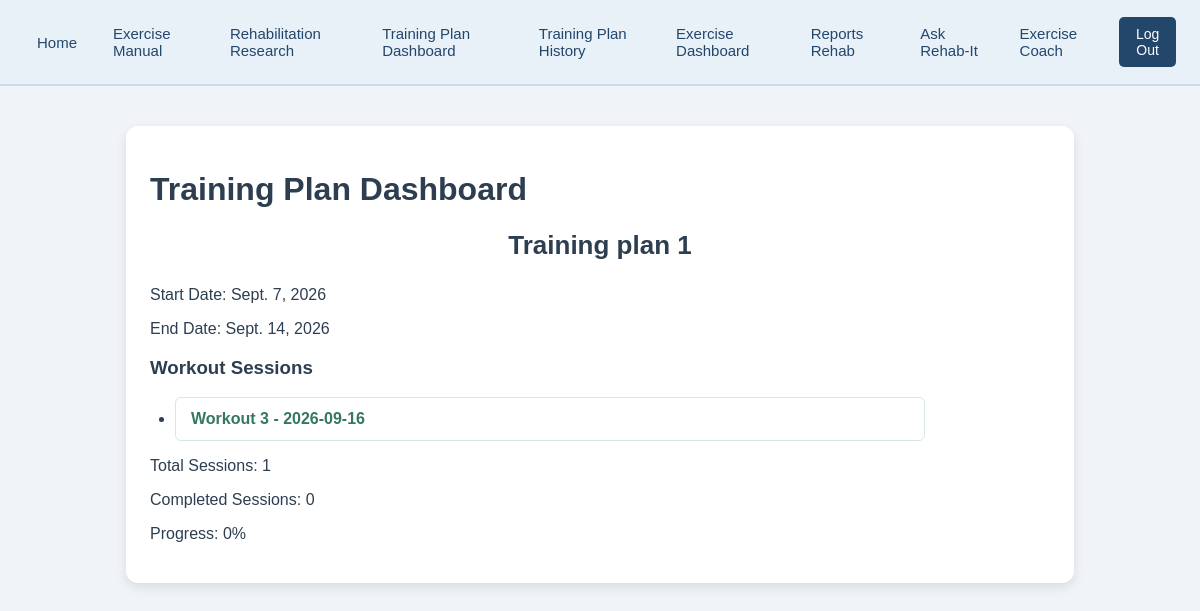
/training_plan_dashboard/ (signed in), run on the app's committed database.
### rehab/models.py (models this page shows, shortened)
class TrainingPlan(models.Model):
    training_plan_id = models.AutoField(primary_key=True)
    name = models.CharField(max_length=100)
    start_date = models.DateField()
    end_date = models.DateField()
    active = models.BooleanField(default=True)
    user_id = models.ForeignKey(User, on_delete=models.CASCADE)
    workout_sessions = models.ManyToManyField(WorkoutSession)
    class Meta:
        ordering = ["-start_date"]
        constraints = [
            models.UniqueConstraint(
                fields=["user_id", "name", "start_date"],
                name="unique_user_training_plan"
            )
        ]

class WorkoutSession(models.Model):
    workout_session_id = models.AutoField(primary_key=True)
    name = models.CharField(max_length=100, default="")
    date = models.DateField()
    completed = models.BooleanField(default=False)
    exercises = models.ManyToManyField(Exercise)
    def __str__(self):
        return f"{self.name} - {self.date}"
    class Meta:
        ordering = ["-date"]
        constraints = [
            models.UniqueConstraint(
                fields=["name", "date"],
                name="unique_workout_session_date"
            )
        ]

### rehab/views.py (the view)
# urls.py: path("training_plan_dashboard/", TrainingPlanDashboardView.as_view(), name="training_plan_dashboard"),
class TrainingPlanDashboardView(LoginRequiredMixin, View):
    def get(self, request):
        plan = TrainingPlan.objects.filter(active=True).first()
        if plan:
            sessions = plan.workout_sessions.all()
        else:
            sessions = []
        totalCount = len(sessions)
        completedCount = 0
        for session in sessions:
            if session.completed:
                completedCount += 1
        if totalCount > 0:
            percentComplete = int(completedCount / totalCount * 100)
        else:
            percentComplete = 0
        context = {
            "plan": plan,
            "sessions": sessions,
            "completedCount": completedCount,
            "totalCount": totalCount,
            "percentComplete": percentComplete,
        }
        return render(
            request,
            "rehab/training_plan_dashboard.html",
            context
        )

### templates/rehab/training_plan_dashboard.html (shortened to what this page needs)
{% extends "rehab/base.html" %}
{% block rehab_content %}
    <h1>Training Plan Dashboard</h1>
    {% if plan %}
        <h2>{{ plan.name }}</h2>
        <p>Start Date: {{ plan.start_date }}</p>
        <p>End Date: {{ plan.end_date }}</p>
        <h3>Workout Sessions</h3>
        <ul>
            {% for session in sessions %}
                <li>
                    <a href="{% url 'workout_session_detail' session.pk %}">
                        {{ session }}
                    </a>
                </li>
            {% empty %}
                <li>No workout sessions exist.</li>
            {% endfor %}
        </ul>
        <p>Total Sessions: {{ totalCount }}</p>
        <p>Completed Sessions: {{ completedCount }}</p>
        <p>Progress: {{ percentComplete }}%</p>
    {% else %}
        <p>No active training plans exist.</p>
    {% endif %}
{% endblock %}

### static/css/style.css (style rules this page uses)
body { font-family: Arial, sans-serif; background-color: #f0f4f8; color: #2c3e50; margin: 0; padding: 0; }
main h2 { text-align: center; margin-bottom: 25px; font-size: 26px; }
ul, ol { padding-left: 25px; max-width: 750px; }
li { background-color: #ffffff; margin-bottom: 10px; padding: 12px 15px; border: 1px solid #d5e9e2; border-radius: 6px; }
li a { color: #367764; text-decoration: none; font-weight: bold; }

### data on the page
TrainingPlan: name "Training plan 1", start_date "Sept. 7, 2026", end_date "Sept. 14, 2026"
WorkoutSession: name+date "Workout 3 - 2026-09-16"

### other printed values
{{ totalCount }} "1"
{{ completedCount }} "0"
{{ percentComplete }} "0"
